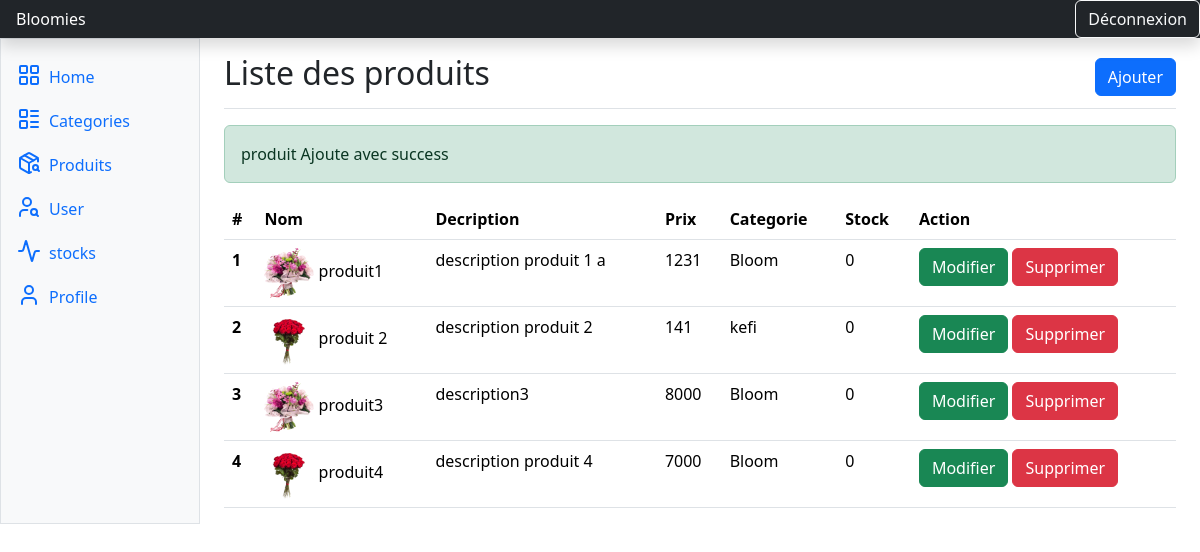
Page /admin/produits/liste.php?ajout=ok on the committed database.
### tables this page shows
CREATE TABLE `produit` (
  `id` int(11) NOT NULL,
  `nom` varchar(255) NOT NULL,
  `prix` float NOT NULL,
  `description` text NOT NULL,
  `image` text NOT NULL,
  `categorie` int(11) NOT NULL,
  `stock` int(11) NOT NULL,
  `date_creation` date NOT NULL,
  `date_modification` date NOT NULL
);

CREATE TABLE `categories` (
  `id` int(11) NOT NULL,
  `nom` varchar(255) NOT NULL,
  `description` varchar(255) NOT NULL,
  `image` varchar(255) NOT NULL,
  `createur` int(11) NOT NULL,
  `date_creation` date NOT NULL,
  `date_modification` date NOT NULL
);

### inc/functions.php (called while the page is built, shortened)
<?php
function connectToDatabase(){
    try {
        $conn = new PDO("mysql:host=" . MONHOST . ";dbname=" . MABD, MONUSER, MONPWD);
        $conn->setAttribute(PDO::ATTR_ERRMODE, PDO::ERRMODE_EXCEPTION);
        return $conn;
    } catch (PDOException $e) {
        echo "Erreur de connexion à la base de données : " . $e->getMessage();
        die();
    }
}
function getAllProducts($conn){
    $requete = "SELECT * FROM produit";
    $resultat = $conn->query($requete);
    $produit = $resultat->fetchAll();
    return $produit;
}
$conn = connectToDatabase();
$produits = getAllProducts($conn);
function getCategorieById($conn,$id){
    $requette ="SELECT * FROM categories WHERE id =$id  ";
    $statement = $conn->prepare($requette);
    $statement->execute();
    $resultats = $statement->fetch();
    return $resultats;
}
?>

### admin/produits/liste.php (the view, shortened to what this page needs)
<?php
include "../../inc/functions.php";
$produits=getAllProducts($conn);
include "../template/header.php";
?>
<div class="container-fluid">
  <div class="row">
  <?php
   include "../template/navigation.php";
?>
    <div class="col-md-9 ms-sm-auto col-lg-10 px-md-4">
      <div class="d-flex justify-content-between flex-wrap flex-md-nowrap align-items-center pt-3 pb-2 mb-3 border-bottom">
        <h1 class="h2">Liste des produits</h1>
        <div>
        <a class="btn btn-primary" data-bs-toggle="modal" data-bs-target="#exampleModal">Ajouter</a>
        </div>
      </div>
      <div>
      <?php
          if(isset($_GET['ajout']) && $_GET['ajout'] =="ok" ){
            print'<div class="alert alert-success">
            produit Ajoute avec success
              </div>';
                  }
                 ?>
      <table class="table">
          <thead>
            <tr>
              <th scope="col">#</th>
              <th scope="col">Nom</th>
              <th scope="col">Decription</th>
              <th scope="col">Prix</th>
              <th scope="col">Categorie</th>
              <th scope="col">Stock</th>
              <th scope="col">Action</th>
            </tr>
          </thead>
          <tbody>
          <?php
          foreach($produits as $i => $p){
              $CategorieById = getCategorieById($conn, $p['categorie']);
            $i++;
                     print'<tr>
                     <th scope="row">'.$i.'</th>
                     <td>
                     <img src="/bloomies/images/'.$p['image'].'" width="50" height="50" /> '. $p['nom'].'
                     </td>
                     <td>'.$p['description'].'</td>
                     <td>'.$p['prix'].'</td>
                     <td>'.$CategorieById['nom'].'</tWd>
                     <td>'.$p['stock'].'</td>
                     <td>
                           <a data-bs-toggle="modal" data-bs-target="#editModal'.$p['id'].'" class="btn btn-success">Modifier</a>
                           <a href="supprimer.php?idc='.$p['id'].'"class="btn btn-danger">Supprimer</a>
                     </td>
                   </tr>';
          }
          ?>
          </tbody>
        </table>
      </div>
    </div>
  </div>
</div>
<?php
include "../template/footer.php";
?>

### rows in the picture
produit: image (picture), nom "produit1", description "description produit 1 a", prix "1231", categories.nom "Bloom", stock "0"
produit: image (picture), nom "produit 2", description "description produit 2", prix "141", categories.nom "kefi", stock "0"
produit: image (picture), nom "produit3", description "description3", prix "8000", categories.nom "Bloom", stock "0"
produit: image (picture), nom "produit4", description "description produit 4", prix "7000", categories.nom "Bloom", stock "0"
